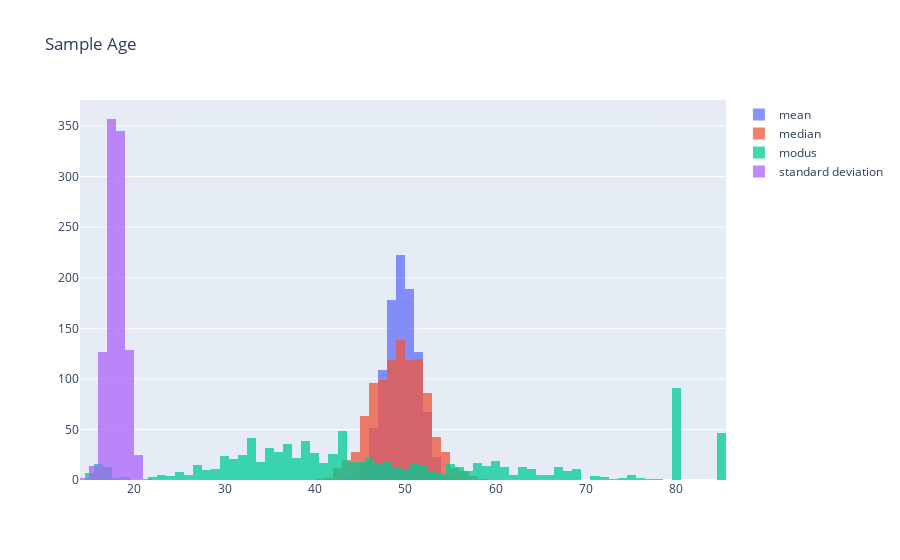
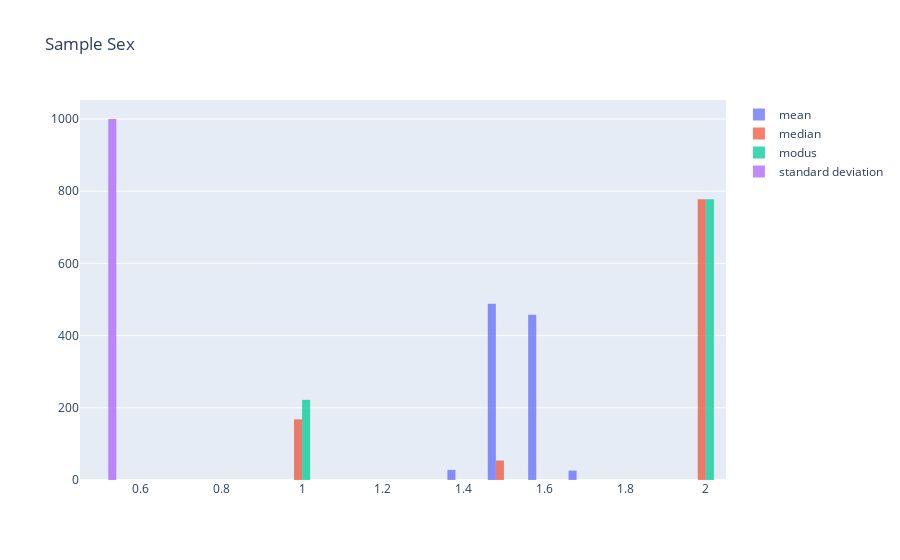
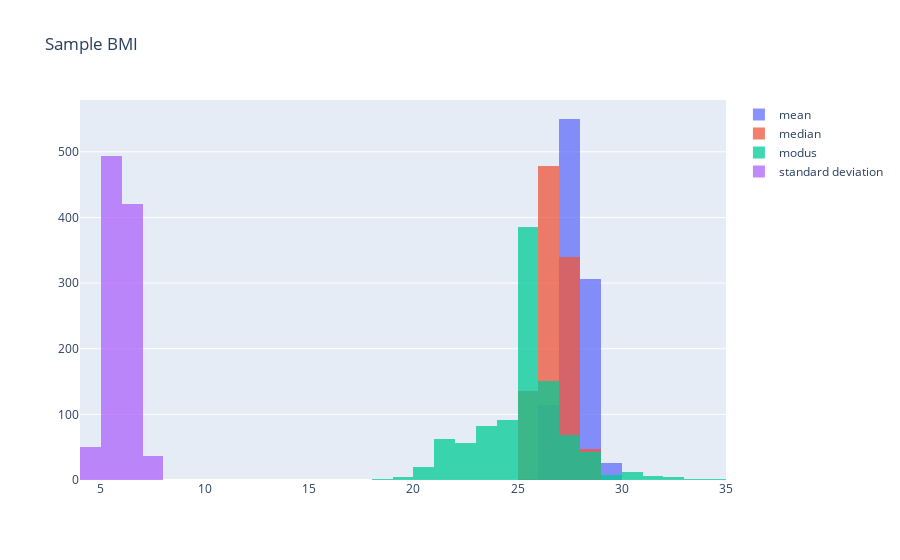
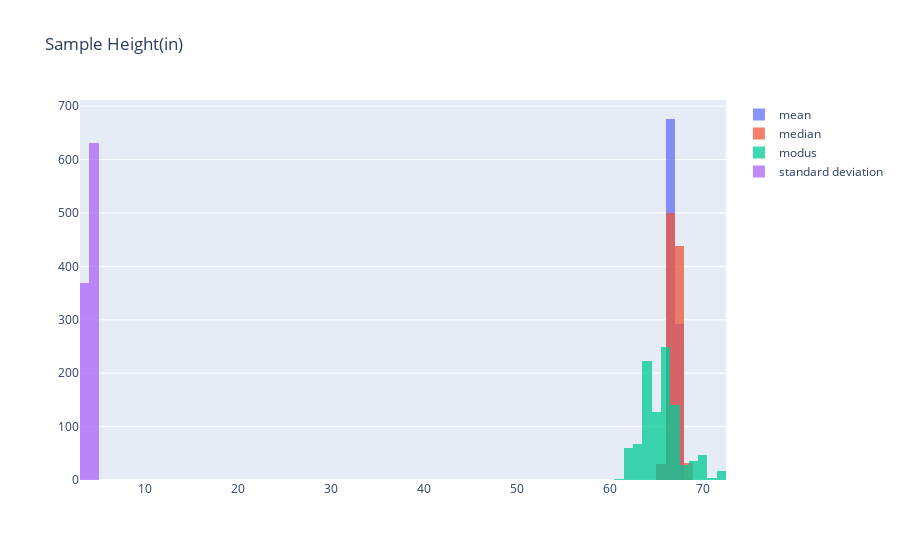

Notebook code cell kept with these figures, in order:
### Code cell
import plotly.graph_objects as go
fig = go.Figure()
a=numpy.arange(101)
fig.add_trace(go.Histogram(x=MA,name="mean", xbins=dict(size=1)))
fig.add_trace(go.Histogram(x=MeA,name="median", xbins=dict(size=1)))
fig.add_trace(go.Histogram(x=MoA,name="modus", xbins=dict(size=1)))
fig.add_trace(go.Histogram(x=MsA,name="standard deviation", xbins=dict(size=1)))

fig.update_traces(opacity=0.75)
fig.update_layout(
  title='Sample Age',
  barmode='overlay'
)
fig.show()
fig = go.Figure()
a=numpy.arange(101)
fig.add_trace(go.Histogram(x=MS,name="mean", xbins=dict(size=0.1)))
fig.add_trace(go.Histogram(x=MeS,name="median", xbins=dict(size=0.1)))
fig.add_trace(go.Histogram(x=MoS,name="modus", xbins=dict(size=0.1)))
fig.add_trace(go.Histogram(x=MsS,name="standard deviation", xbins=dict(size=0.1)))

fig.update_traces(opacity=0.75)
fig.update_layout(
  title='Sample Sex'
)
fig.show()
fig = go.Figure()
a=numpy.arange(101)
fig.add_trace(go.Histogram(x=MB,name="mean", xbins=dict(size=1)))
fig.add_trace(go.Histogram(x=MeB,name="median", xbins=dict(size=1)))
fig.add_trace(go.Histogram(x=MoB,name="modus", xbins=dict(size=1)))
fig.add_trace(go.Histogram(x=MsB,name="standard deviation", xbins=dict(size=1)))

fig.update_traces(opacity=0.75)
fig.update_layout(
  title='Sample BMI',
  barmode='overlay'
)
fig.show()
fig = go.Figure()
a=numpy.arange(101)
fig.add_trace(go.Histogram(x=MHi,name="mean", xbins=dict(size=1)))
fig.add_trace(go.Histogram(x=MeHi,name="median", xbins=dict(size=1)))
fig.add_trace(go.Histogram(x=MoHi,name="modus", xbins=dict(size=1)))
fig.add_trace(go.Histogram(x=MsHi,name="standard deviation", xbins=dict(size=1)))

fig.update_traces(opacity=0.75)
fig.update_layout(
  title='Sample Height(in)',
  barmode='overlay'
)
fig.show()
fig = go.Figure()
a=numpy.arange(101)
fig.add_trace(go.Histogram(x=MWl,name="mean", xbins=dict(size=1)))
fig.add_trace(go.Histogram(x=MeWl,name="median", xbins=dict(size=1)))
fig.add_trace(go.Histogram(x=MoWl,name="modus", xbins=dict(size=1)))
fig.add_trace(go.Histogram(x=MsWl,name="standard deviation", xbins=dict(size=1)))

fig.update_traces(opacity=0.75)
fig.update_layout(
  title='Sample Weight(lb)',
  barmode='overlay'
)
fig.show()
fig = go.Figure()
a=numpy.arange(101)
fig.add_trace(go.Histogram(x=MHc,name="mean", xbins=dict(size=1)))
fig.add_trace(go.Histogram(x=MeHc,name="median", xbins=dict(size=1)))
fig.add_trace(go.Histogram(x=MoHc,name="modus", xbins=dict(size=1)))
fig.add_trace(go.Histogram(x=MsHc,name="standard deviation", xbins=dict(size=1)))

fig.update_traces(opacity=0.75)
fig.update_layout(
  title='Sample Height(cm)',
  barmode='overlay'
)
fig.show()
fig = go.Figure()
a=numpy.arange(101)
fig.add_trace(go.Histogram(x=MWk,name="mean", xbins=dict(size=1)))
fig.add_trace(go.Histogram(x=MeWk,name="median", xbins=dict(size=1)))
fig.add_trace(go.Histogram(x=MoWk,name="modus", xbins=dict(size=1)))
fig.add_trace(go.Histogram(x=MsWk,name="standard deviation", xbins=dict(size=1)))

fig.update_traces(opacity=0.75)
fig.update_layout(
  title='Sample Weight(kg)',
  barmode='overlay'
)
fig.show()
fig = go.Figure()
a=numpy.arange(101)
fig.add_trace(go.Histogram(x=MG,name="mean", xbins=dict(size=1)))
fig.add_trace(go.Histogram(x=MeG,name="median", xbins=dict(size=1)))
fig.add_trace(go.Histogram(x=MoG,name="modus", xbins=dict(size=1)))
fig.add_trace(go.Histogram(x=MsG,name="standard deviation", xbins=dict(size=1)))

fig.update_traces(opacity=0.75)
fig.update_layout(
  title='Sample Does Groceries',
  #barmode='overlay'
    
)
fig.show()
fig = go.Figure()
a=numpy.arange(101)
fig.add_trace(go.Histogram(x=MC,name="mean"))
fig.add_trace(go.Histogram(x=MeC,name="median"))
fig.add_trace(go.Histogram(x=MoC,name="modus"))
#fig.add_trace(go.Histogram(x=MsC,name="standard deviation"))

fig.update_traces(opacity=0.75)
fig.update_layout(
  title='Sample Does Groceries',
  barmode='overlay',
  #xaxis=dict(dtick="log")
)
fig.show()

### Figure 1 — Plotly figure (JSON) as saved in the notebook; plotly's stock layout.template omitted (floating-point values rounded to 4 significant figures; data arrays with more than 128 entries replaced by an {"elided": "..."} marker saying what was removed)
{"data": [{"name": "mean", "opacity": 0.75, "type": "histogram", "x": {"elided": "1000 float values"}, "xbins": {"size": 1}}, {"name": "median", "opacity": 0.75, "type": "histogram", "x": {"elided": "1000 float values"}, "xbins": {"size": 1}}, {"name": "modus", "opacity": 0.75, "type": "histogram", "x": {"elided": "1000 int values"}, "xbins": {"size": 1}}, {"name": "standard deviation", "opacity": 0.75, "type": "histogram", "x": {"elided": "1000 float values"}, "xbins": {"size": 1}}], "layout": {"barmode": "overlay", "title": {"text": "Sample Age"}}}

### Figure 2 — Plotly figure (JSON) as saved in the notebook; plotly's stock layout.template omitted (floating-point values rounded to 4 significant figures; data arrays with more than 128 entries replaced by an {"elided": "..."} marker saying what was removed)
{"data": [{"name": "mean", "opacity": 0.75, "type": "histogram", "x": {"elided": "1000 float values"}, "xbins": {"size": 0.1}}, {"name": "median", "opacity": 0.75, "type": "histogram", "x": {"elided": "1000 float values"}, "xbins": {"size": 0.1}}, {"name": "modus", "opacity": 0.75, "type": "histogram", "x": {"elided": "1000 int values"}, "xbins": {"size": 0.1}}, {"name": "standard deviation", "opacity": 0.75, "type": "histogram", "x": {"elided": "1000 float values"}, "xbins": {"size": 0.1}}], "layout": {"title": {"text": "Sample Sex"}}}

### Figure 3 — Plotly figure (JSON) as saved in the notebook; plotly's stock layout.template omitted (floating-point values rounded to 4 significant figures; data arrays with more than 128 entries replaced by an {"elided": "..."} marker saying what was removed)
{"data": [{"name": "mean", "opacity": 0.75, "type": "histogram", "x": {"elided": "1000 float values"}, "xbins": {"size": 1}}, {"name": "median", "opacity": 0.75, "type": "histogram", "x": {"elided": "1000 float values"}, "xbins": {"size": 1}}, {"name": "modus", "opacity": 0.75, "type": "histogram", "x": {"elided": "1000 float values"}, "xbins": {"size": 1}}, {"name": "standard deviation", "opacity": 0.75, "type": "histogram", "x": {"elided": "1000 float values"}, "xbins": {"size": 1}}], "layout": {"barmode": "overlay", "title": {"text": "Sample BMI"}}}

### Figure 4 — Plotly figure (JSON) as saved in the notebook; plotly's stock layout.template omitted (floating-point values rounded to 4 significant figures; data arrays with more than 128 entries replaced by an {"elided": "..."} marker saying what was removed)
{"data": [{"name": "mean", "opacity": 0.75, "type": "histogram", "x": {"elided": "1000 float values"}, "xbins": {"size": 1}}, {"name": "median", "opacity": 0.75, "type": "histogram", "x": {"elided": "1000 float values"}, "xbins": {"size": 1}}, {"name": "modus", "opacity": 0.75, "type": "histogram", "x": {"elided": "1000 int values"}, "xbins": {"size": 1}}, {"name": "standard deviation", "opacity": 0.75, "type": "histogram", "x": {"elided": "1000 float values"}, "xbins": {"size": 1}}], "layout": {"barmode": "overlay", "title": {"text": "Sample Height(in)"}}}
